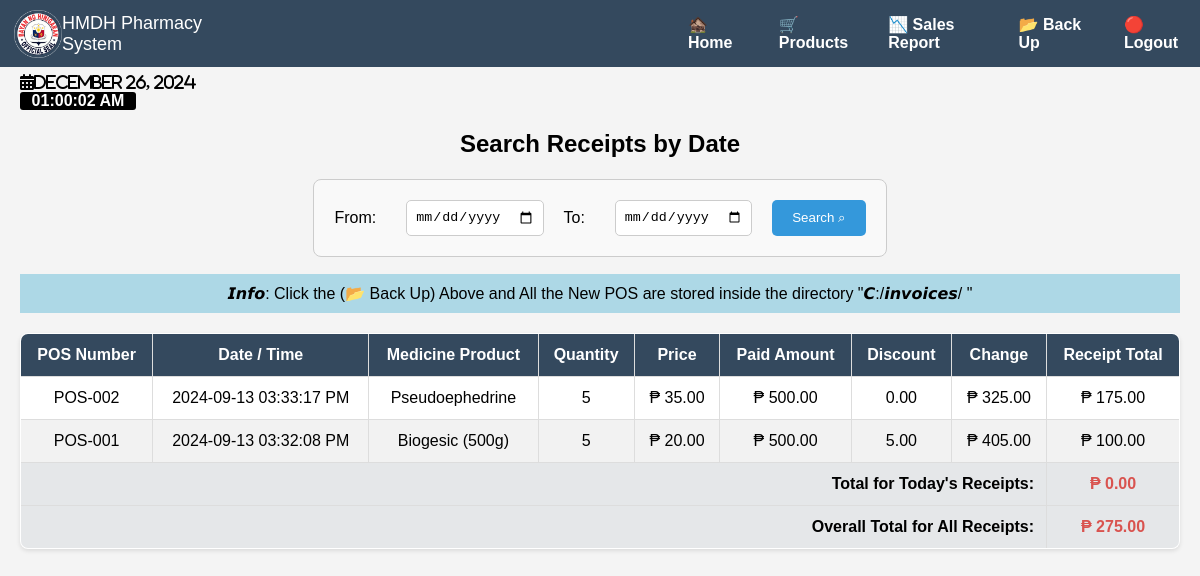
/Pharmacy/PharmacySalesReport.php, run on an earlier commit of the app's database.
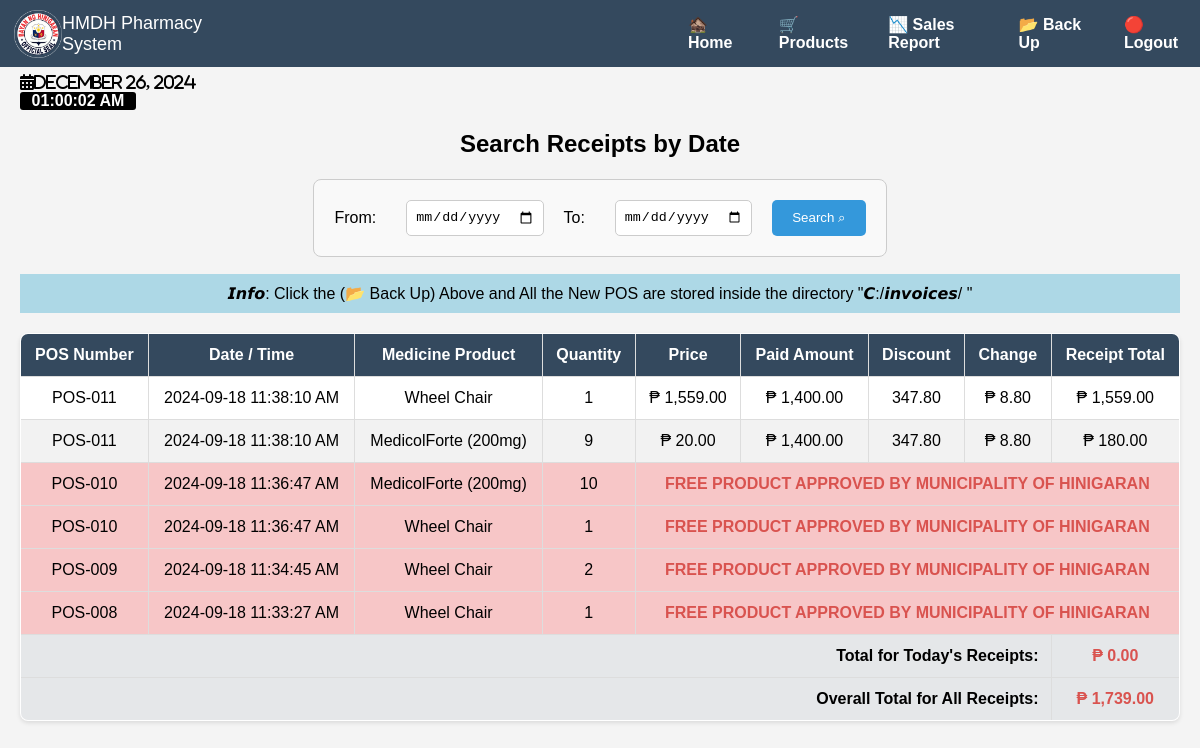
And on a later commit of the database.
### tables this page shows
CREATE TABLE `receipt_items` (
  `id` int(11) NOT NULL,
  `receipt_id` int(11) DEFAULT NULL,
  `medicine_product` varchar(255) NOT NULL,
  `quantity` int(11) NOT NULL,
  `price` decimal(10,2) NOT NULL,
  `total` decimal(10,2) NOT NULL
);

CREATE TABLE `receipts` (
  `id` int(11) NOT NULL,
  `pos_number` varchar(50) NOT NULL,
  `total` decimal(10,2) NOT NULL,
  `created_at` timestamp NOT NULL DEFAULT current_timestamp(),
  `paid_amount` decimal(10,2) NOT NULL,
  `change_amount` decimal(10,2) NOT NULL,
  `discount_amount` decimal(10,2) DEFAULT 0.00,
  `refunded_amount` decimal(10,2) DEFAULT NULL,
  `refund_reason` varchar(255) DEFAULT NULL,
  `refunded_at` timestamp NULL DEFAULT NULL
);

### Pharmacy/PharmacySalesReport.php (the view, shortened to what the changed rows need)
<!DOCTYPE html>
<html lang="en">
<head>
    <link rel="stylesheet" href="https://cdnjs.cloudflare.com/ajax/libs/font-awesome/6.0.0-beta3/css/all.min.css">
    <link rel="stylesheet" href="Product.css">
</head>
<body>
<h2 class="form-title">Search Receipts by Date</h2>
<section id="receipt-section">
    <table border="1" style="width:100%; border-collapse:collapse;">
        <thead>
            <tr>
                <th>POS Number</th>
                <th>Date / Time</th>
                <th>Medicine Product</th>
                <th>Quantity</th>
                <th>Price</th>
                <th>Paid Amount</th>
                <th>Discount</th>
                <th>Change</th>
                <th>Receipt Total</th>
            </tr>
        </thead>
        <tbody>
            <?php
            $servername = "localhost";
            $username = "root";
            $password = "";
            $dbname = "database";
            $conn = new mysqli($servername, $username, $password, $dbname);
            $today = date('Y-m-d');
            $sql = "SELECT
                        receipts.pos_number,
                        receipts.total AS receipt_total,
                        receipts.created_at,
                        receipts.paid_amount,
                        receipts.change_amount,
                        receipts.discount_amount,
                        receipt_items.medicine_product,
                        receipt_items.quantity,
                        receipt_items.price,
                        receipt_items.total AS item_total
                    FROM
                        receipts
                    LEFT JOIN
                        receipt_items
                    ON
                        receipts.id = receipt_items.receipt_id";
            $sql .= " ORDER BY receipts.created_at DESC";
            $result = $conn->query($sql);
            $overall_total = 0;
            $today_total = 0;
            if ($result->num_rows > 0) {
                while ($row = $result->fetch_assoc()) {
                    $receiptDate = date('Y-m-d', strtotime($row['created_at']));
                    $receiptTime = date('h:i:s A', strtotime($row['created_at']));
                    $pos_number = $row['pos_number'];
                    $medicine_product = $row['medicine_product'];
                    $quantity = $row['quantity'];
                    $isToday = ($receiptDate == $today) ? "<span style='color: green; font-weight: bold;'>( TODAY ) </span> " : "";
                    if ($row['paid_amount'] == 0) {
                        echo "<tr style='background-color: #f7c6c7;' class='refunded-row' data-reason='FREE PRODUCT APPROVED BY MUNICIPALITY' data-refunded-amount='0' data-refunded-at='" . $receiptDate . " " . $receiptTime . "'>
                                <td>" . $isToday . $pos_number . "</td>
                                <td>" . $receiptDate . " " . $receiptTime . "</td>
                                <td>" . $medicine_product . "</td>
                                <td>" . $quantity . "</td>
                                <td colspan='5' style='text-align: center; font-weight: bold; color: #d9534f;'>FREE PRODUCT APPROVED BY MUNICIPALITY OF HINIGARAN</td>
                              </tr>";
                    } else {
                        $overall_total += $row['item_total'];
                        echo "<tr>
                                <td>" . $isToday . $pos_number . "</td>
                                <td>" . $receiptDate . " " . $receiptTime . "</td>
                                <td>" . $medicine_product . "</td>
                                <td>" . $quantity . "</td>
                                <td>₱ " . number_format($row['price'], 2) . "</td>
                                <td>₱ " . number_format($row['paid_amount'], 2) . "</td>
                                <td>" . number_format($row['discount_amount'], 2) . "</td>
                                <td>₱ " . number_format($row['change_amount'], 2) . "</td>
                                <td>₱ " . number_format($row['item_total'], 2) . "</td>
                              </tr>";
                    }
                }
                echo "<tr style='background-color: #e5e7e9; font-weight: bold;'>
                        <td colspan='8' style='text-align: right;'>Total for Today's Receipts:</td>
                        <td style='color: #d9534f;'>₱ " . number_format($today_total, 2) . "</td>
                      </tr>";
                echo "<tr style='background-color: #e5e7e9; font-weight: bold;'>
                        <td colspan='8' style='text-align: right;'>Overall Total for All Receipts:</td>
                        <td style='color: #d9534f;'>₱ " . number_format($overall_total, 2) . "</td>
                      </tr>";
            } else {
                echo "<tr><td colspan='9'>No receipts found for this date range.</td></tr>";
            }
            ?>
        </tbody>
    </table>
</section>
</body>
</html>

What changed in the data, as far as the page shows it:
removed receipt_items: receipt.pos_number "POS-002", receipt.created_at "2024-09-13", receipt.created_at "03:33:17 PM", medicine_product "Pseudoephedrine", quantity "5", price "35.00", receipt.paid_amount "500.00", receipt.discount_amount "0.00", receipt.change_amount "325.00", total "175.00"
removed receipt_items: receipt.pos_number "POS-001", receipt.created_at "2024-09-13", receipt.created_at "03:32:08 PM", medicine_product "Biogesic (500g)", quantity "5", price "20.00", receipt.paid_amount "500.00", receipt.discount_amount "5.00", receipt.change_amount "405.00", total "100.00"
added receipt_items: receipt.pos_number "POS-011", receipt.created_at "2024-09-18", receipt.created_at "11:38:10 AM", medicine_product "Wheel Chair", quantity "1", price "1,559.00", receipt.paid_amount "1,400.00", receipt.discount_amount "347.80", receipt.change_amount "8.80", total "1,559.00"
added receipt_items: receipt.pos_number "POS-011", receipt.created_at "2024-09-18", receipt.created_at "11:38:10 AM", medicine_product "MedicolForte (200mg)", quantity "9", price "20.00", receipt.paid_amount "1,400.00", receipt.discount_amount "347.80", receipt.change_amount "8.80", total "180.00"
added receipt_items: receipt.pos_number "POS-010", receipt.created_at "2024-09-18", receipt.created_at "11:36:47 AM", medicine_product "MedicolForte (200mg)", quantity "10"
added receipt_items: receipt.pos_number "POS-010", receipt.created_at "2024-09-18", receipt.created_at "11:36:47 AM", medicine_product "Wheel Chair", quantity "1"
added receipt_items: receipt.pos_number "POS-009", receipt.created_at "2024-09-18", receipt.created_at "11:34:45 AM", medicine_product "Wheel Chair", quantity "2"
added receipt_items: receipt.pos_number "POS-008", receipt.created_at "2024-09-18", receipt.created_at "11:33:27 AM", medicine_product "Wheel Chair", quantity "1"
Also different on the page:
$overall_total: "275.00" → "1,739.00"
